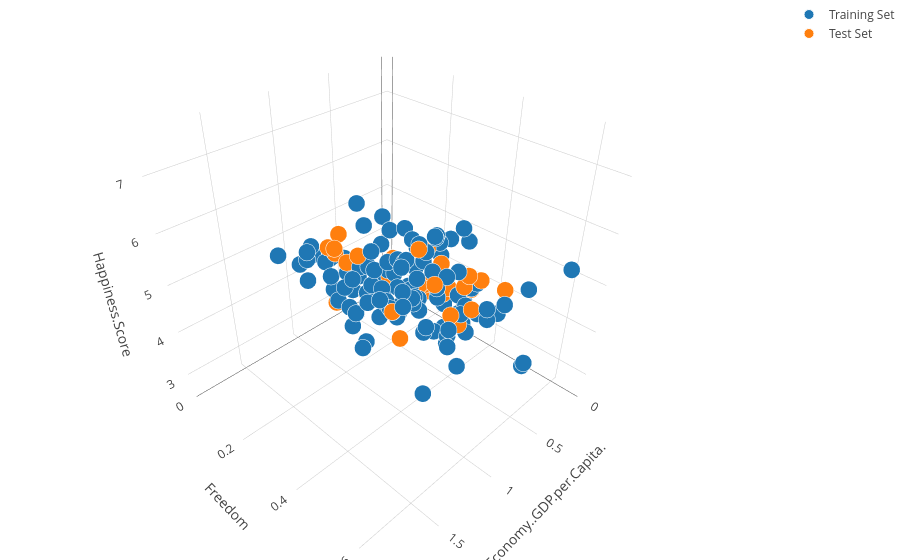

Here is the notebook cell this chart was saved with:
### Markdown cell above
Let's visualize the training and test datasets to see the shape of the data.

### Code cell
# Configure the plot with training dataset.
plot_training_trace = go.Scatter3d(
    x=x_train[:, 0].flatten(),
    y=x_train[:, 1].flatten(),
    z=y_train.flatten(),
    name='Training Set',
    mode='markers',
    marker={
        'size': 10,
        'opacity': 1,
        'line': {
            'color': 'rgb(255, 255, 255)',
            'width': 1
        },
    }
)

# Configure the plot with test dataset.
plot_test_trace = go.Scatter3d(
    x=x_test[:, 0].flatten(),
    y=x_test[:, 1].flatten(),
    z=y_test.flatten(),
    name='Test Set',
    mode='markers',
    marker={
        'size': 10,
        'opacity': 1,
        'line': {
            'color': 'rgb(255, 255, 255)',
            'width': 1
        },
    }
)

# Configure the layout.
plot_layout = go.Layout(
    title='Date Sets',
    scene={
        'xaxis': {'title': input_param_name_1},
        'yaxis': {'title': input_param_name_2},
        'zaxis': {'title': output_param_name} 
    },
    margin={'l': 0, 'r': 0, 'b': 0, 't': 0}
)

plot_data = [plot_training_trace, plot_test_trace]

plot_figure = go.Figure(data=plot_data, layout=plot_layout)

# Render 3D scatter plot.
import plotly.io as pio
pio.renderers.default = "colab"
plotly.offline.iplot(plot_figure)
